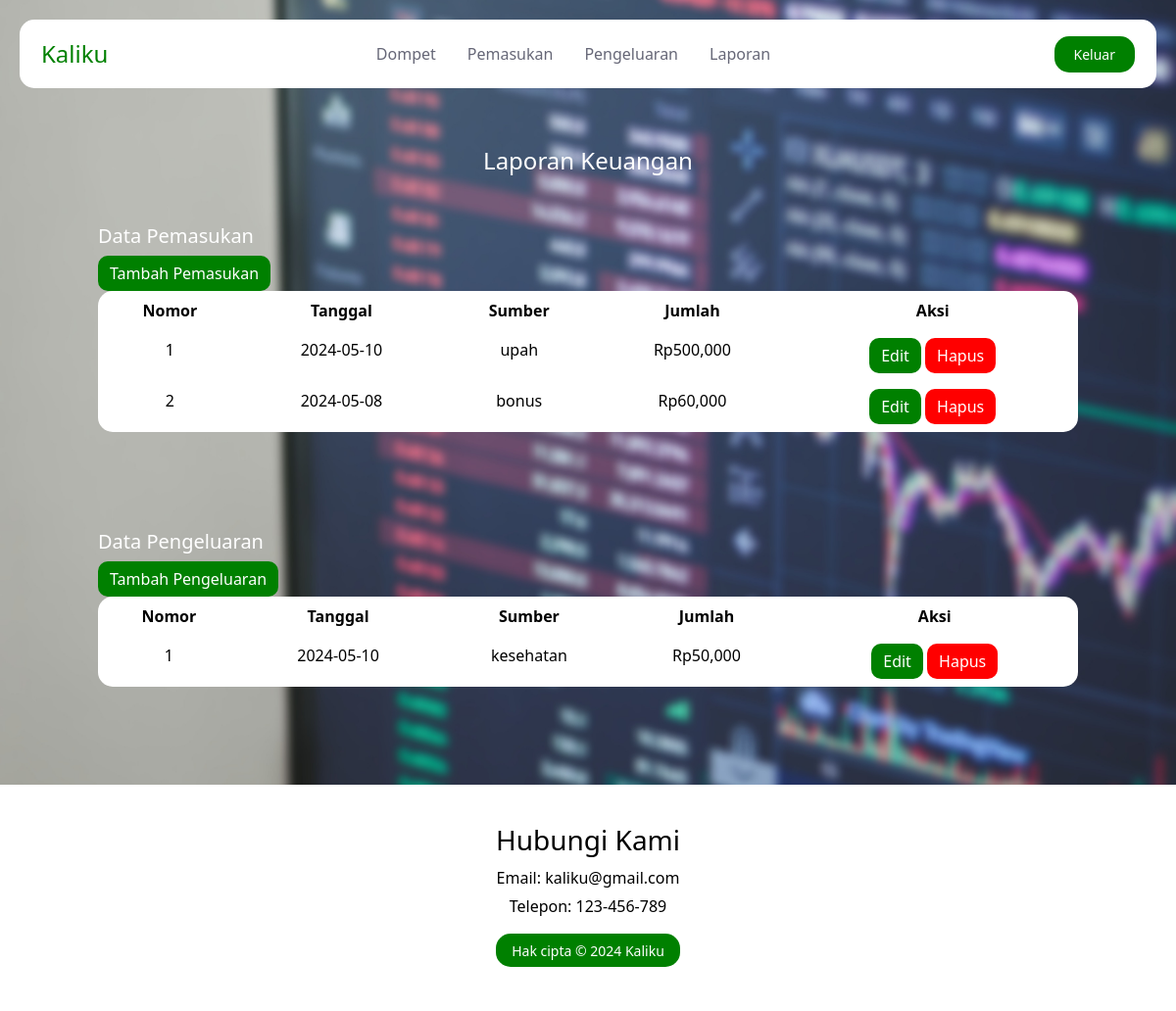
/laporan.php (signed in), run on the app's committed database.
### tables this page shows
CREATE TABLE `pemasukan` (
  `id_pemasukan` int(11) NOT NULL,
  `id_user` int(11) NOT NULL,
  `tanggal` date NOT NULL,
  `sumber` varchar(50) NOT NULL,
  `jumlah` int(100) NOT NULL,
  `created_at` datetime NOT NULL DEFAULT current_timestamp()
);

CREATE TABLE `pengeluaran` (
  `id_pengeluaran` int(11) NOT NULL,
  `id_user` int(11) NOT NULL,
  `tanggal` date NOT NULL,
  `sumber` varchar(50) NOT NULL,
  `jumlah` int(100) NOT NULL,
  `created_at` datetime NOT NULL DEFAULT current_timestamp()
);

### laporan.php (the view, shortened to what this page needs)
<?php
if (isset($_SESSION['id'])) {
    $id_user = $_SESSION['id'];
} else {
    header("Location: signin.php");
    exit();
}
include "database/kaliku.php";
$no = 1;
$no1 = 1;
$sql_pemasukan = "SELECT * FROM pemasukan WHERE id_user = '$id_user'";
$result_pemasukan = $db->query($sql_pemasukan);
$sql_pengeluaran = "SELECT * FROM pengeluaran WHERE id_user = '$id_user'";
$result_pengeluaran = $db->query($sql_pengeluaran);
?>
<!DOCTYPE html>
<html lang="en">
<head>
    <link href="https://cdn.jsdelivr.net/npm/bootstrap@5.3.3/dist/css/bootstrap.min.css" rel="stylesheet">
</head>
<body>
<nav class="navbar navbar-expand-lg fixed-top">
    <div class="container">
      <a class="navbar-brand me-auto" href="#">Kaliku</a>
      <div class="offcanvas offcanvas-end" tabindex="-1" id="offcanvasNavbar" aria-labelledby="offcanvasNavbarLabel">
        <div class="offcanvas-body">
          <ul class="navbar-nav justify-content-center flex-grow-1 pe-3">
            <li class="nav-item">
              <a class="nav-link mx-lg-2" aria-current="page" href="dashboard.php">Dompet</a>
            </li>
            <li class="nav-item">
              <a class="nav-link mx-lg-2" href="pemasukan.php">Pemasukan</a>
            </li>
            <li class="nav-item">
              <a class="nav-link mx-lg-2" href="pengeluaran.php">Pengeluaran</a>
            </li>
            <li class="nav-item">
              <a class="nav-link mx-lg-2" href="laporan.php">Laporan</a>
            </li>
          </ul>
        </div>
      </div>
      <a href="index.php" class="logout-button">Keluar</a>
    </div>
    </nav>
    <div class="container-laporan">
        <div class="container2">
        <h4>Laporan Keuangan</h4>
        <div class="pemasukan">
        <table class="table table-borderless"">
        <h5>Data Pemasukan</h5>
        <a href="pemasukan.php" style="background-color:green;" class="btn1 btn btn-primary">Tambah Pemasukan</a>
        <thead>
            <tr>
            <th>Nomor</th>
            <th>Tanggal</th>
            <th>Sumber</th>
            <th>Jumlah</th>
            <th>Aksi</th>
            </tr>
        </thead>
        <tbody>
            <?php
            if ($result_pemasukan->num_rows > 0) {
                while ($row = $result_pemasukan->fetch_assoc()) {
                    echo "<tr>";
                    echo "<td>" . $no++ . "</td>";
                    echo "<td>" . $row['tanggal'] . "</td>";
                    echo "<td>" . $row['sumber'] . "</td>";
                    echo "<td>Rp" . number_format($row['jumlah']) . "</td>";
                    echo "<td>
                            <a style='background-color:green;' class='btn1 btn btn-primary' href='edit_pemasukan.php?id_pemasukan=" . $row['id_pemasukan'] . "'>Edit</a>
                            <a style='background-color:red;' class='btn2 btn btn-primary' href='hapus_pemasukan.php?id_pemasukan=" . $row['id_pemasukan'] . "'>Hapus</a>
                        </td>";
                    echo "</tr>";
                }
            } else {
                echo "<tr><td colspan='5'>Tidak ada data pemasukan</td></tr>";
            }
            ?>
        </tbody>
        </table>
        </div>
        <div class="pemasukan">
        <table class="table table-borderless"">
        <h5>Data Pengeluaran</h5>
        <a href="pengeluaran.php" style="background-color:green;" class="btn1 btn btn-primary">Tambah Pengeluaran</a>
        <thead>
            <tr>
            <th>Nomor</th>
            <th>Tanggal</th>
            <th>Sumber</th>
            <th>Jumlah</th>
            <th>Aksi</th>
            </tr>
        </thead>
        <tbody>
        <?php
        if ($result_pengeluaran->num_rows > 0) {
            while ($row = $result_pengeluaran->fetch_assoc()) {
                echo "<tr>";
                echo "<td>" . $no1++ . "</td>";
                echo "<td>" . $row['tanggal'] . "</td>";
                echo "<td>" . $row['sumber'] . "</td>";
                echo "<td>Rp" . number_format($row['jumlah']) . "</td>";
                echo "<td>
                        <a style='background-color:green;' class='btn1 btn btn-primary' href='edit_pengeluaran.php?id_pengeluaran=" . $row['id_pengeluaran'] . "'>Edit</a>
                        <a style='background-color:red;' class='btn2 btn btn-primary' href='hapus_pengeluaran.php?id_pengeluaran=" . $row['id_pengeluaran'] . "'>Hapus</a>
                    </td>";
                echo "</tr>";
            }
        } else {
            echo "<tr><td colspan='5'>Tidak ada data pengeluaran</td></tr>";
        }
        ?>
        </tbody>
        </table>
    </div>
</div>
</div>
    <footer>
    <div class="container-footer">
        <div class="footer-column">
        <h3>Hubungi Kami</h3>
        <ul>
            <li><a href="mailto:kaliku@gmail.com">Email: kaliku@gmail.com</a></li>
            <li><a href="tel:123-456-789">Telepon: 123-456-789</a></li>
        </ul>
        <div class="bottom-footer">
            <small>Hak cipta &copy; 2024 Kaliku</small>
        </div>
        </div>
    </div>
    </footer>
</body>
</html>

### laporan.php (style rules this page uses)
.navbar { background-color: white; height: 70px; margin: 20px; border-radius: 15px; padding: 0.5rem; }
.navbar-brand { font-weight: 500; color: green; font-size: 24px; transition: 0.3s color; }
.logout-button { background-color: green; color: white; font-size: 14px; padding: 8px 20px; border-radius: 15px; text-decoration: none; transition: 0.3s background-color; }
.nav-link { color: #666777; font-weight: 500; position: relative; }
@media (min-width: 991px) { .nav-link::before { content: ""; position: absolute; bottom: 0; left: 50%; transform: translateX(-50%); width: 0; height: 2px; background-color: green; visibility: hidden; transition: 0.3s ease-in-out; } }
.container-laporan { background: url(img/bg2.jpg) no-repeat center; background-size: cover; width: 100%; height: auto; display: flex; justify-content: center; align-items: center; }
.container2 { margin-top: 150px; }
.container2 h4 { margin-bottom: 50px; color: white; display: flex; align-items: center; justify-content: center; }
.pemasukan { margin-bottom: 100px; width: 1000px; }
.pemasukan h5 { color: white; }
.table { text-align: center; }
thead th:first-child { border-top-left-radius: 15px; }
thead th:last-child { border-top-right-radius: 15px; }
tbody tr:last-child td:first-child { border-bottom-left-radius: 15px; }
tbody tr:last-child td:last-child { border-bottom-right-radius: 15px; }
.btn1 { border-radius: 10px; background-color: green; border: none; cursor: pointer; }
.btn2 { border-radius: 10px; background-color: red; border: none; cursor: pointer; }
footer { background-color: white; color: black; padding: 20px 0; }
.container-footer { max-width: 1200px; margin: 0 auto; text-align: center; }
.footer-column { display: inline-block; text-align: center; }
.footer-column h3 { margin-top: 20px; margin-bottom: 10px; }
.footer-column ul { list-style-type: none; padding: 0; }
.footer-column ul li { margin-bottom: 5px; }
.footer-column ul li a { color: black; text-decoration: none; }
.footer-column small { color: white; }
.bottom-footer { margin-bottom: 25px; border-radius: 15px; padding: 5px; bottom: 0; background: green; }

### data on the page
pemasukan: tanggal "2024-05-10", sumber "upah", jumlah "500,000"
pemasukan: tanggal "2024-05-08", sumber "bonus", jumlah "60,000"
pengeluaran: tanggal "2024-05-10", sumber "kesehatan", jumlah "50,000"
